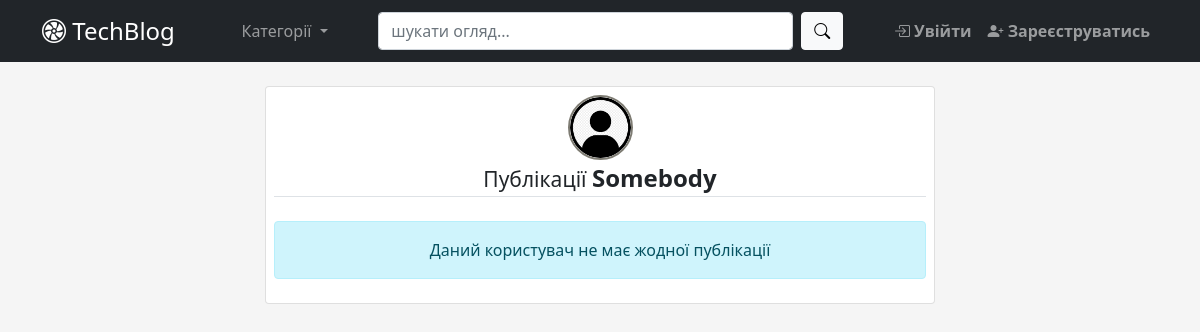
/user_posts/7, run on an earlier commit of the app's database.
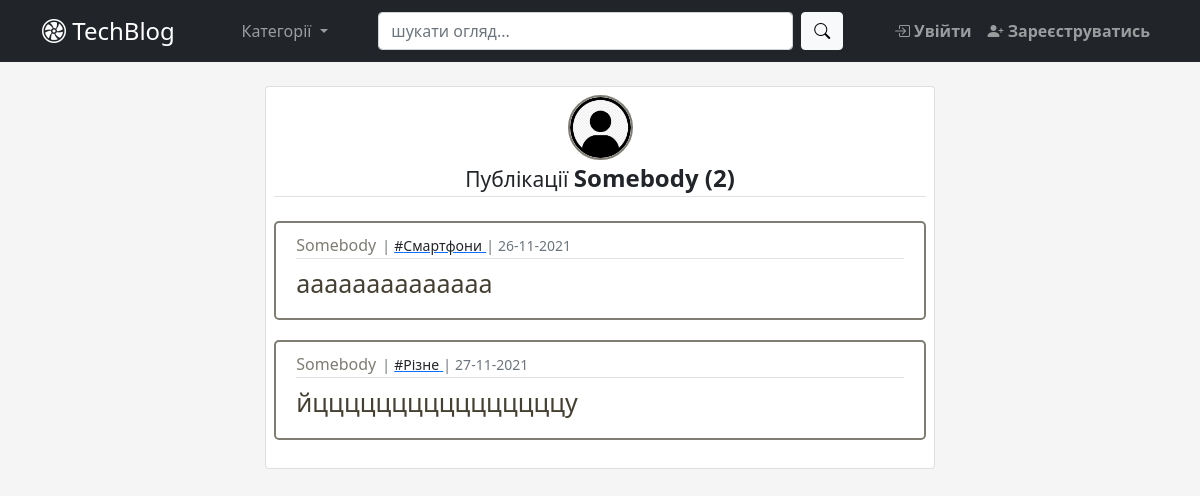
And on a later commit of the database.
### app/user/models.py (models this page shows, shortened)
class User(db.Model, UserMixin):  # type: ignore
    id = db.Column(db.Integer, primary_key=True)  # type: ignore
    username = db.Column(db.String(30), unique=True, nullable=False)
    email = db.Column(db.String(50), unique=True, nullable=False)
    password = db.Column(db.String(30), nullable=False)
    picture = db.Column(db.String(20), nullable=False,
                        server_default='default.jpg')  # type: ignore
    comment = db.relationship('Comment', backref='user_br', lazy=True)
    like = db.relationship('Like', backref='user_br', lazy=True)
    posts = db.relationship('Post', backref='user_br', lazy=True)

### app/blog/models.py (models this page shows, shortened)
class Post(db.Model):  # type: ignore
    id = db.Column(db.Integer, primary_key=True)  # type: ignore
    category_id = db.Column(db.Integer, db.ForeignKey('category.id'),
                            nullable=False)  # type: ignore
    user_id = db.Column(db.Integer(), db.ForeignKey('user.id'))  # type: ignore
    title = db.Column(db.String(100), nullable=False)  # type: ignore
    content = db.Column(db.Text)  # type: ignore
    created_at = db.Column(db.DateTime, default=datetime.now)  # type: ignore
    comments = db.relationship('Comment', backref='post_br', lazy=True)
    likes = db.relationship('Like', backref='post_br', lazy=True)
    def total_posts_by_user(self, user_id):
        return Post.query.filter(Post.user_id == user_id).count()

class Category(db.Model):  # type: ignore
    id = db.Column(db.Integer, primary_key=True)  # type: ignore
    name = db.Column(db.String(25), unique=True, nullable=False)
    category = db.relationship('Post', backref='category_br', lazy=True)

### app/blog/views.py (the view)
@blog_bp.route('/user_posts/<int:user_id>')
def user_posts(user_id):
    user = User.query.get_or_404(user_id)
    posts = Post.query.filter_by(user_id=user_id)
    return render_template('user_posts.html', posts=posts, user=user)

### app/blog/templates/blog/user_posts.html
{% extends "base.html" %}
{% block main %}
  {% from "_render_field.html" import render_field_lr %}
  <div class="card p-2" style="margin:auto;width:60%">
    <div align="center">
      <img src="{{url_for('static',filename='profile_pictures/' + user.picture)}}" class="rounded-circle author-img" alt="author-image">
      <legend class="border-bottom mb-4">
        <small>Публікації </small>
        <b>{{user.username}}
          {% if posts.first() %}
            ({{posts.first().total_posts_by_user(user.id)}})
          {% endif %}
        </b>
      </legend>
    </div>
      {% if posts.first() %}
        {% include "posts_list.html" %}
      {% else %}
        <div class="alert alert-info" role="alert" align="center">
          Даний користувач не має жодної публікації
        </div>
      {% endif %}
  </div>
{% endblock main %}

### app/templates/base.html (shortened to what this page needs)
<!DOCTYPE html>
<html>
<head lang="en">
  <link href="https://cdn.jsdelivr.net/npm/bootstrap@5.0.0-beta2/dist/css/bootstrap.min.css" rel="stylesheet">
  <link rel="stylesheet" href="https://cdn.jsdelivr.net/npm/bootstrap-icons@1.7.1/font/bootstrap-icons.css">
  <link rel="stylesheet" type="text/css" href="{{ url_for('static', filename='css/custom.css') }}">
  <link href="https://cdn.jsdelivr.net/npm/summernote@0.8.18/dist/summernote-lite.min.css" rel="stylesheet">
  </head>
<body>
  <header>
    <nav class="navbar navbar-expand-lg navbar-dark bg-dark">
      <div class="container">
        <a class="navbar-brand fs-4" href="/"><i class="bi bi-fan"></i> TechBlog</a>
          <li class="navbar-nav dropdown">
            <a class="nav-link dropdown-toggle" href="#" id="navbarDropdown" role="button" data-bs-toggle="dropdown" aria-expanded="false">
              Категорії
            </a>
          </li>
          <div class="col-5">
            <form class="d-flex">
              <input class="form-control me-2" type="search" placeholder="шукати огляд..." aria-label="Search">
              <button class="btn btn-light bi bi-search" type="submit"></button>
            </form>
          </div>
          <div class="navbar-nav">
            {% if current_user.is_authenticated %}
              <a class="nav-item nav-link rounded bi bi-plus-circle" href="{{ url_for('blog_bp_in.post_create') }}"> Додати огляд</a>
              <a class="nav-item nav-link rounded bi bi-person-circle" href="{{ url_for('user_bp_in.account') }}"> Мій профіль</a>
              <a class="nav-item nav-link rounded bi bi-box-arrow-right" href="{{ url_for('user_bp_in.logout') }}"> <b>Вийти</b></a>
            {% else %}
              <a class="nav-item nav-link rounded bi bi-box-arrow-in-right" href="{{ url_for('user_bp_in.login') }}"> <b>Увійти</b></a>
              <a class="nav-item nav-link rounded bi bi-person-plus-fill" href="{{ url_for('user_bp_in.register') }}"> <b>Зареєструватись</b></a>
            {% endif %}
          </div>
      </div>
    </nav>
  </header>
  <main class="container d-flex flex-column ">
    <br>
    <div>
    {% block main %}
    {% endblock %}
    </div>
  </main>
</body>
</html>

### app/templates/_render_field.html (shortened to what this page needs)
{% macro render_post_item(post) %}
    <article class="media article-section">
    <div class="media-body">
      <div class="article-metadata">
        <a class="author-name" href="{{url_for('blog_bp_in.user_posts', user_id=post.user_br.id)}}">
          {{ post.user_br.username }}
        </a><small class="text-muted">|</small>
        <a href="{{url_for('blog_bp_in.posts_by_category', category_id=post.category_br.id)}}">
          <small class="link-dark">#{{ post.category_br.name }}</small>
        </a><small class="text-muted">|</small>
        <small class="text-muted">
          {{ post.created_at.strftime('%d-%m-%Y')  }}
        </small>
      </div>
      <h2><a class="article-title" href="{{url_for('blog_bp_in.post_view', post_id=post.id)}}"> {{ post.title }} </a></h2>
    </div>
  </article>
{% endmacro %}

### app/templates/posts_list.html
{% from "_render_field.html" import render_post_item %}
{% for post in posts %}
   {{ render_post_item(post) }}
{% endfor %}

### app/static/css/custom.css (style rules this page uses)
body { background-color: #f5f5f5; !important; }
.article-section { background: white; padding: 10px 20px; border: 2px solid #7E7C73; border-radius: 5px; margin-bottom: 20px; }
a.author-name { color: #7E7C73; text-decoration: none; margin-right: 2px; }
a.article-title { font-size: 25px; color: #464033; text-decoration: none; }
.article-metadata { padding-bottom: 1px; margin-bottom: 3px; border-bottom: 1px solid #e3e3e3; }
.author-img { height: 65px; width: 65px; border: 2px solid #7E7C73; }

What changed in the data, as far as the page shows it:
added Post: user_br.username "Somebody", category_br.name "Смартфони", created_at "26-11-2021", title "aaaaaaaaaaaaaa"
added Post: user_br.username "Somebody", category_br.name "Різне", created_at "27-11-2021", title "йццццццццццццццццу"
Also different on the page:
{{ posts.first().total_posts_by_user(user.id) }}: (not shown) → "2"
text no longer shown: "Даний користувач не має жодної публікації"
